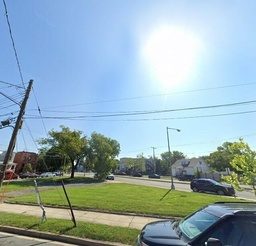
#> input picture Image/street_view_10_cut.jpg, 256 x 246 px, shrunk from 637 x 613 before the run, found by its file name
$ python Scenario4.py
#> lines starting #> are read from the running program, lines starting #| are printed output that depends on the picture
### Pythonfiles/fitfunction.py
import numpy as np
from sklearn.mixture import GaussianMixture
import numpy as np
from sklearn.mixture import GaussianMixture
from scipy.stats import multivariate_normal

'''In this example, I added a small constant value 1e-6 to the diagonal of the covariance matrix cov to obtain a new
matrix cov_reg. This ensures that cov_reg is always invertible. The constant value can be adjusted based on the scale
of your data and the desired level of regularization. '''
def gaussian_pdf(data, mean, cov):
    """
    Computes the probability density function of a multivariate Gaussian distribution.

    :param data: numpy array of shape (N, D) containing N data points each of dimension D
    :param mean: numpy array of shape (D,) containing the mean of the Gaussian distribution
    :param cov: numpy array of shape (D, D) containing the covariance matrix of the Gaussian distribution
    :return: numpy array of shape (N,) containing the probability density function of the Gaussian distribution for each data point
    """
    D = data.shape[1]
    cov_det = np.linalg.det(cov)
    cov_reg = cov + 1e-6 * np.identity(D)  # add a small positive constant to the diagonal of the covariance matrix
    cov_inv = np.linalg.pinv(cov_reg)
    norm = np.sqrt(((2 * np.pi) ** D) * (cov_det + 1e-6))
    exp_val = np.exp(-0.5 * np.sum((data - mean) @ cov_inv * (data - mean), axis=1))
    pdf = exp_val / norm
    return np.nan_to_num(pdf)


'''def gaussian_pdf(data, mean, cov):
    """
    Computes the probability density function of a multivariate Gaussian distribution.

    :param data: numpy array of shape (N, D) containing N data points each of dimension D
    :param mean: numpy array of shape (D,) containing the mean of the Gaussian distribution
    :param cov: numpy array of shape (D, D) containing the covariance matrix of the Gaussian distribution
    :return: numpy array of shape (N,) containing the probability density function of the Gaussian distribution for each data point
    """
    mvn = multivariate_normal(mean=mean, cov=cov)
    pdf = mvn.pdf(data)
    return pdf'''

class GMM:
    def __init__(self, n_components, means, covars, weights):
        self.n_components = n_components
        self.means = means
        self.covars = covars
        self.weights = weights

    def predict_proba(self, x):
        # Compute the likelihood of each data point given each component
        likelihoods = np.zeros((x.shape[0], self.n_components))
        for i in range(self.n_components):
            likelihoods[:, i] = gaussian_pdf(x, self.means[i, :], self.covars[i, :, :])
        # Compute the posterior probability of each component given each data point
        responsibilities = likelihoods * self.weights
        responsibilities /= np.sum(responsibilities, axis=1, keepdims=True)
        return responsibilities

    def predict(self, x):
        return np.argmax(self.predict_proba(x), axis=1)

def fit_gmm(data, n_components, init_means=None, init_covars=None, max_iter=100, tol=1e-4):
    """
    Fits a Gaussian mixture model to D-dimensional data.

    :param data: numpy array of shape (N, D) containing N data points each of dimension D
    :param n_components: number of components for the Gaussian mixture model
    :param init_means: numpy array of shape (n_components, D) containing initial mean values for the Gaussian mixture
                       model, default is None
    :param init_covars: numpy array of shape (n_components, D, D) containing initial covariance matrices for the
                        Gaussian mixture model, default is None
    :param max_iter: maximum number of iterations to run the algorithm, default is 100
    :param tol: convergence tolerance, default is 1e-4
    :return: fitted Gaussian mixture model object
    """

    # Step 1: Initialization
    if init_means is None:
        # Initialize means randomly from data points
        init_means = data[np.random.choice(data.shape[0], size=n_components, replace=False)]
    if init_covars is None:
        # Initialize covariances as diagonal matrices with random variances
        init_variances = np.var(data, axis=0)
        init_covars = np.zeros((n_components, data.shape[1], data.shape[1]))
        for i in range(n_components):
            init_covars[i, :, :] = np.diag(np.random.rand(data.shape[1]) * init_variances)

    # Initialize mixing coefficients as uniform probabilities
    mixing_coefs = np.ones(n_components) / n_components

    # Initialize log-likelihood and iteration counter
    log_likelihood = -np.inf
    n_iter = 0

    while n_iter < max_iter:

        # Step 2: E-step - Evaluate responsibilities for each data point
        # Compute the likelihood of each data point given each component
        likelihoods = np.zeros((data.shape[0], n_components))
        for i in range(n_components):
            likelihoods[:, i] = gaussian_pdf(data, init_means[i, :], init_covars[i, :, :])
        # Compute the posterior probability of each component given each data point
        responsibilities = likelihoods * mixing_coefs
        responsibilities /= np.sum(responsibilities, axis=1, keepdims=True)
        # Compute the log-likelihood of the data
        log_likelihood_new = np.sum(np.log(np.sum(likelihoods * mixing_coefs, axis=1)))
        # Check for convergence
        if np.abs(log_likelihood_new - log_likelihood) < tol:
            break
        log_likelihood = log_likelihood_new

        # Step 3: M-step - Re-estimate parameters
        # Compute the total responsibility of each component
        total_resp = np.sum(responsibilities, axis=0)
        # Update the mixing coefficients
        mixing_coefs = total_resp / data.shape[0]
        # Update the mean of each component
        for i in range(n_components):
            init_means[i, :] = np.sum(responsibilities[:, i, np.newaxis] * data, axis=0) / total_resp[i]
        # Update the covariance of each component
        for i in range(n_components):
            diff = data - init_means[i, :]
            weighted_diff = (responsibilities[:, i, np.newaxis] * diff).T
            init_covars[i, :, :] = np.dot(weighted_diff, diff) / total_resp[i]

        n_iter += 1

    # Create the Gaussian mixture model object
    gmm = GMM(n_components=n_components, means= init_means, covars= init_covars, weights= mixing_coefs )
    return gmm

### Pythonfiles/Scenario4.py
import cv2
import numpy as np
from fitfunction import fit_gmm
import matplotlib.pyplot as plt
import cv2
import numpy as np
from sklearn.mixture import GaussianMixture
import matplotlib.pyplot as plt
from fitfunction import fit_gmm

# Load color image
img = cv2.imread(r'D:\encs6161\git_project\Image\street_view_10_cut.jpg')
#> img is the input picture: shape (246, 256, 3); mean B, G, R 179.7, 171.6, 147.3

# Reshape the image to a large vector
img_vector = img.reshape((-1, 3))

# Initialize means and covariances for GMM
K = 10
init_means = np.array(
    [[50, 0, 0], [0, 50, 0], [0, 0, 50], [25, 25, 25], [50, 50, 50], [75, 75, 75], [100, 0, 0], [0, 100, 0],
     [0, 0, 100], [100, 100, 100]])
init_covars = np.array([[[50, 0, 0], [0, 50, 0], [0, 0, 50]]] * K)

# Fit GMM to image vector data using fit_gmm function
gmm = fit_gmm(img_vector, K, init_means, init_covars)
#> the loop in fit_gmm, `while n_iter < max_iter:` made 100 passes
#> (log_likelihood_new, log_likelihood, total_resp) on passes 7 to 10: (-857546.6, -857546.6, [0, 31.48, 571.2, 1215.1, 4551.7, 11362, 182, 0, 0, 45062.5]), (-854485.7, -854485.7, [0, 31.99, 754.7, 1201, 4609.6, 11774.6, 182, 0, 0, 44422.2]), (-853338.3, -853338.3, [0, 32, 946.2, 1139.9, 4687.9, 12159, 182, 0, 0, 43829]), (-852158.4, -852158.4, [0, 32, 1139.2, 1100.9, 4765.4, 12507.6, 182, 0, 0, 43248.9])
#> (log_likelihood_new, log_likelihood) on passes 2, 3, 6: (-898189.4, -898189.4), (-896723.2, -896723.2), (-872170.6, -872170.6)

# Assign cluster labels to pixels in the image
labels = gmm.predict(img_vector)

# Map pixel intensities to mean values of clusters
means = gmm.means.astype(int)
imseg = means[labels].reshape(img.shape)
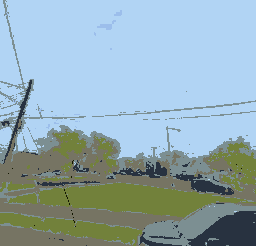
#> imseg: shape (246, 256, 3) int64; mean B, G, R 178.8, 171.2, 147.2

# Display segmented image
imseg_disp = cv2.convertScaleAbs(imseg)
cv2.imshow('Segmented Image', imseg_disp)
cv2.waitKey(0)
cv2.destroyAllWindows()

# Save the segmented image with filename as segmented_image_k={k}.jpg
cv2.imwrite('D:\encs6161\git_project\Segmented Images\Scenario4\street_view_10_cut_segmented_image_k={}.jpg'.format(K),
            imseg_disp)

$ run again, with Image/Image2.jpg copied over Image/street_view_10_cut.jpg
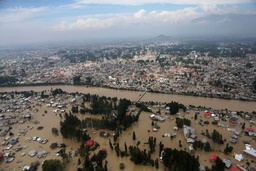
#> input picture Image/Image2.jpg, 256 x 171 px, shrunk from 2100 x 1400 before the run, found by its file name
#> img is the input picture: shape (171, 256, 3); mean B, G, R 113.7, 115.4, 116
#> the loop in fit_gmm, `while n_iter < max_iter:` made 100 passes
#> (log_likelihood_new, log_likelihood) on passes 2 to 3: (-550048.2, -550048.2), (-545576.3, -545576.3)
#> `imseg = means[labels].reshape(img.shape)`:
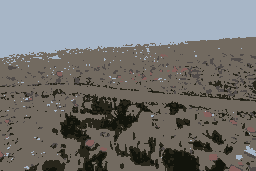
#> imseg: shape (171, 256, 3) int64; mean B, G, R 113.3, 115.4, 116
